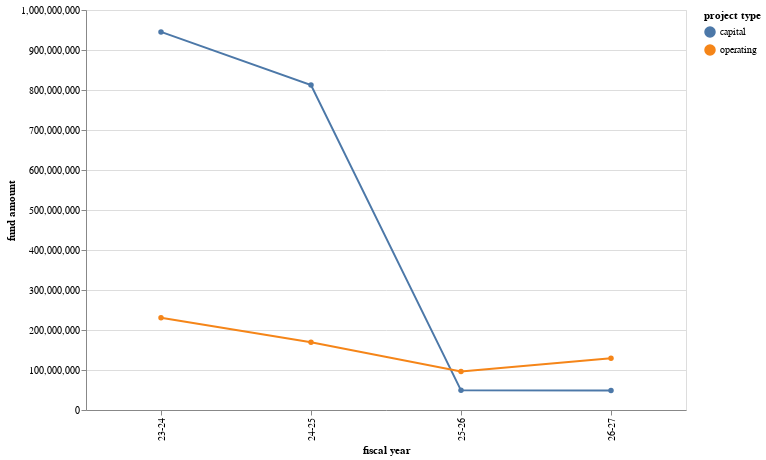

Write notebook code for a chart like this one.
### Code cell
alt.Chart(by_year).mark_line(point=True).encode(
    x="fiscal year", y="fund amount", color="project type"
).properties(width=600, height=400)

### Figure 1 — Vega-Lite specification as saved in the notebook (floating-point values rounded to 4 significant figures)
{"config": {"view": {"continuousWidth": 300, "continuousHeight": 300}}, "data": {"name": "data-a7e1deb4b2d7757328984cb1370701fb"}, "mark": {"type": "line", "point": true}, "encoding": {"color": {"field": "project type", "type": "nominal"}, "x": {"field": "fiscal year", "type": "nominal"}, "y": {"field": "fund amount", "type": "quantitative"}}, "height": 400, "width": 600, "$schema": "https://vega.github.io/schema/vega-lite/v5.17.0.json", "datasets": {"data-a7e1deb4b2d7757328984cb1370701fb": [{"fiscal year": "23-24", "project type": "capital", "fund amount": 945242943}, {"fiscal year": "23-24", "project type": "operating", "fund amount": 230807266}, {"fiscal year": "24-25", "project type": "capital", "fund amount": 812480147}, {"fiscal year": "24-25", "project type": "operating", "fund amount": 169494114}, {"fiscal year": "25-26", "project type": "capital", "fund amount": 49092309}, {"fiscal year": "25-26", "project type": "operating", "fund amount": 96177774}, {"fiscal year": "26-27", "project type": "capital", "fund amount": 48533322}, {"fiscal year": "26-27", "project type": "operating", "fund amount": 129175693}]}}
